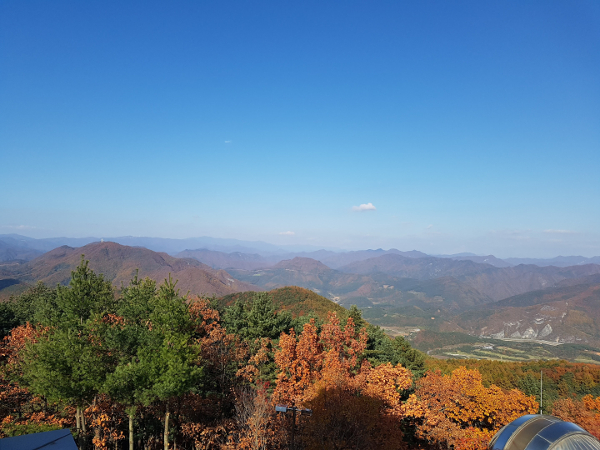
#> input picture img/mountain.jpg, 600 x 450 px
$ jupyter execute 4.31_histo_2d.ipynb
#> lines starting #> are read from the running program, lines starting #| are printed output that depends on the picture
[cell 1]
import cv2
import matplotlib.pyplot as plt

[cell 2]
# 컬러 스타일을 1.x 스타일로 사용
plt.style.use('classic')
img = cv2.imread('./img/mountain.jpg')
#> img is the input picture: shape (450, 600, 3); mean B, G, R 151.4, 127.3, 100.2

[cell 3]
# 원본 이미지 확인
plt.imshow(img[:,:,::-1])
plt.xticks([])
plt.yticks([])
plt.show()

[cell 4]
# 2D 히스토그램 출력
fig = plt.figure(figsize=(16, 8))
plt.subplot(131)
hist = cv2.calcHist([img], [0, 1], None, [32, 32], [0, 256, 0, 256])
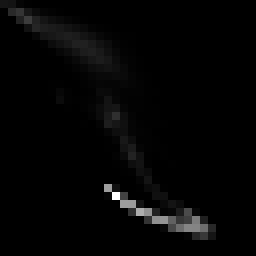
#> hist: shape (32, 32) float32 (shown 8 times larger); min 0, max 13423, mean 263.7; drawn with min black and max white
p = plt.imshow(hist)
plt.title('Blue and Green')
plt.colorbar(p)

plt.subplot(132)
hist = cv2.calcHist([img], [1, 2], None, [32, 32], [0, 256, 0, 256])
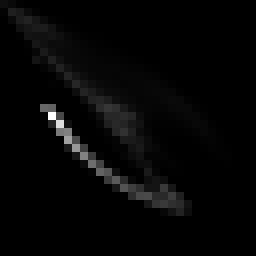
#> hist: shape (32, 32) float32 (shown 8 times larger); min 0, max 10964, mean 263.7; drawn with min black and max white
p = plt.imshow(hist)
plt.title('Green and Red')
plt.colorbar(p)

plt.subplot(133)
hist = cv2.calcHist([img], [0, 2], None, [32, 32], [0, 256, 0, 256])
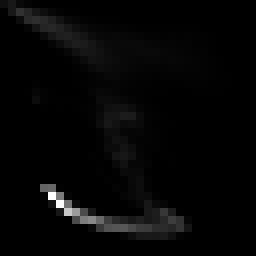
#> hist: shape (32, 32) float32 (shown 8 times larger); min 0, max 11349, mean 263.7; drawn with min black and max white
p = plt.imshow(hist)
plt.title('Blue and Red')
plt.colorbar(p)

plt.tight_layout()
plt.show()
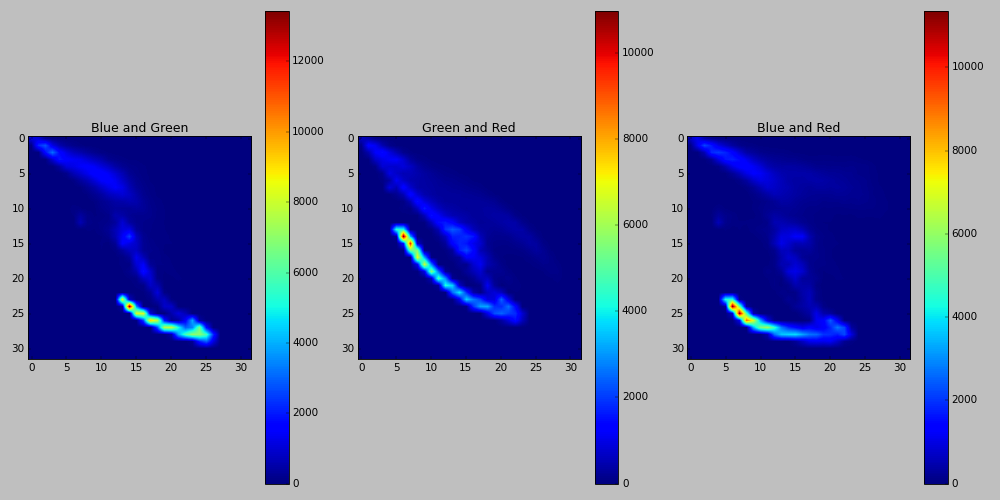
#> figure drawn by matplotlib, 6 panels
